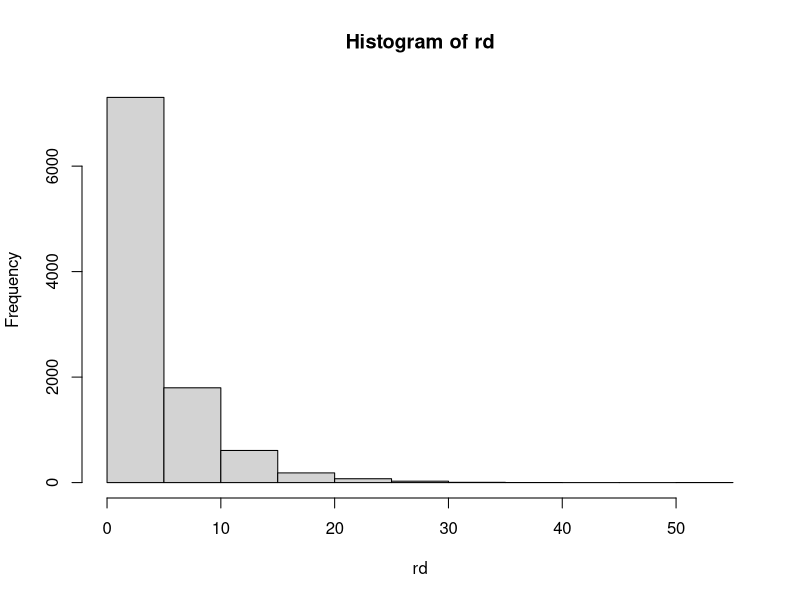

This figure's R source:
#NOMOR 1
no_1 <- list("x" = 3, "p" = 0.20, "prob" = 0.20, "r" = 10000)

#penyelesaian 1a
dg <- dgeom(no_1$x, no_1$p)
print(dg)

#penyelesaian 1b
set.seed(1)
rd <-rgeom(no_1$r, no_1$prob)
print(mean(rd == 3))

#penyelesaian 1c
#distribusi geometrik & distribusi geometrik acak, dengan nilai p dan x yang sama, 
#memliki nilai yang sama (bila didekatkan)

#penyelesaian 1d
hist(rd)

#penyelesaian 1e
#mean
#1/p
print( 1/no_1$p )

#varians
#1-p/p^2
print( (1-no_1$p)/(no_1$p)^2 )
